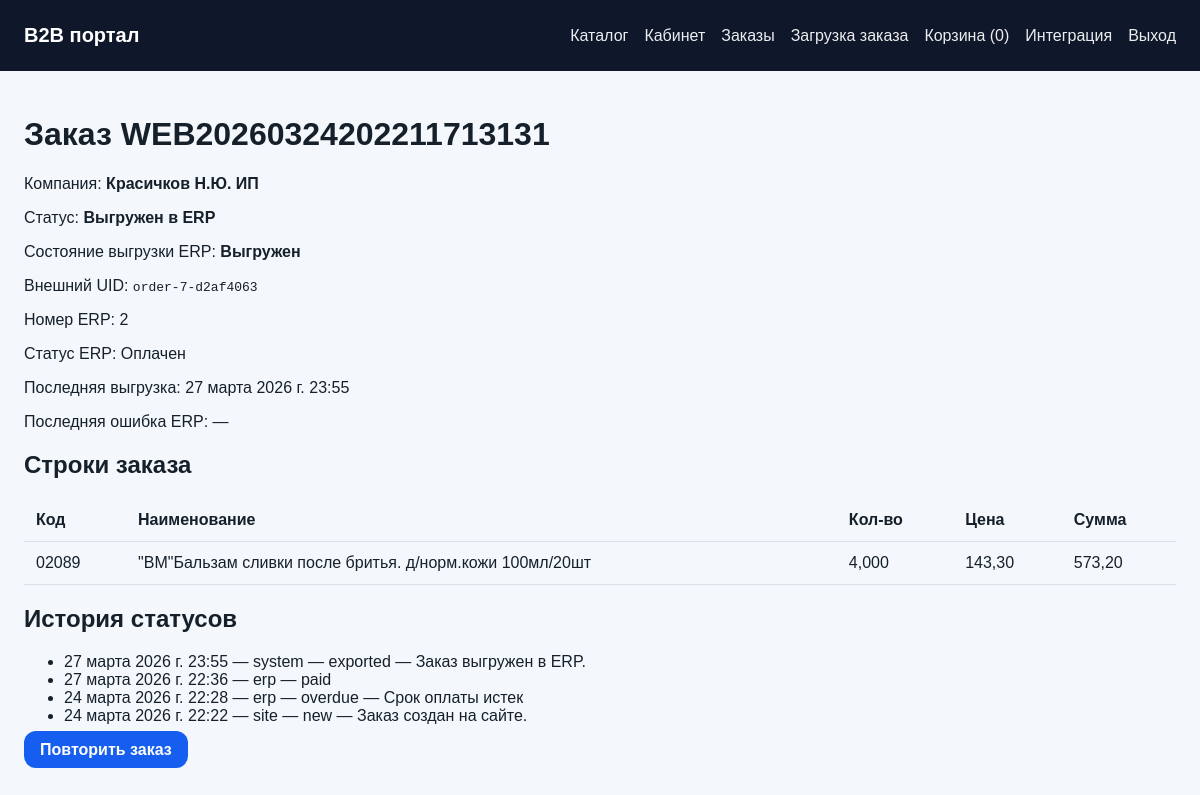
Before: /orders/7/ (signed in) with the older database file.
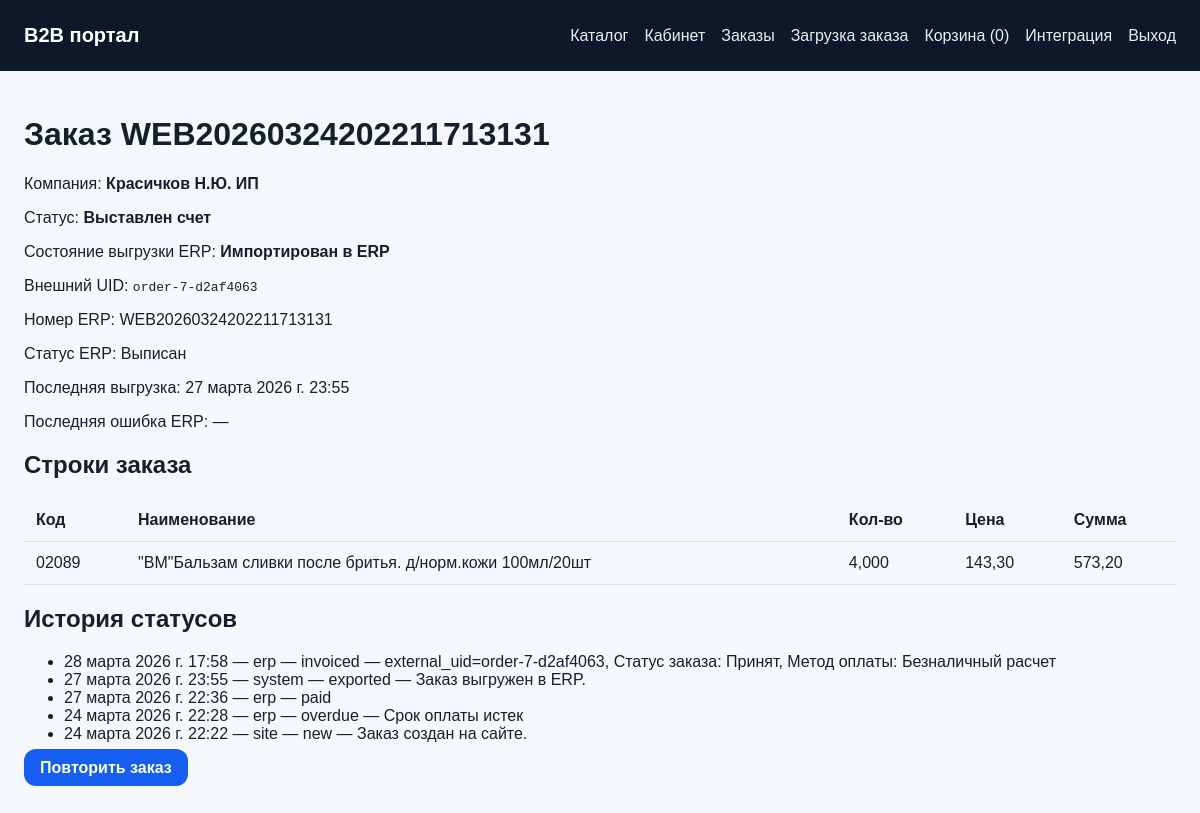
After: the same page with the newer database file.
### apps/orders/models.py (models this page shows, shortened)
class Order(models.Model):
    STATUS_CHOICES = [
        ('draft', 'Черновик'),
        ('new', 'Новый'),
        ('processing', 'В обработке'),
        ('approved', 'Подтвержден'),
        ('exported', 'Выгружен в ERP'),
        ('invoiced', 'Выставлен счет'),
        ('paid', 'Оплачен'),
        ('overdue', 'Просрочен'),
        ('shipped', 'Отгружен'),
        ('completed', 'Завершен'),
        ('cancelled', 'Отменен'),
    ]
    ERP_EXPORT_STATES = [
        ('new', 'Новый'),
        ('validated', 'Проверен'),
        ('exported', 'Выгружен'),
        ('imported', 'Импортирован в ERP'),
        ('error', 'Ошибка'),
    ]
    company = models.ForeignKey(Company, verbose_name='Компания', on_delete=models.PROTECT, related_name='orders')
    user = models.ForeignKey(settings.AUTH_USER_MODEL, verbose_name='Пользователь', on_delete=models.PROTECT, related_name='orders')
    site_number = models.CharField('Номер на сайте', max_length=64, unique=True)
    external_uid = models.CharField('Внешний UID', max_length=128, unique=True, blank=True, db_index=True)
    external_number = models.CharField('Номер в ERP', max_length=64, blank=True)
    erp_document_number = models.CharField('Номер документа ERP', max_length=64, blank=True)
    status = models.CharField('Статус', max_length=16, choices=STATUS_CHOICES, default='new')
    erp_export_state = models.CharField('Состояние выгрузки ERP', max_length=16, choices=ERP_EXPORT_STATES, default='new', db_index=True)
    erp_status_code = models.CharField('Код статуса ERP', max_length=64, blank=True)
    erp_status_label = models.CharField('Статус ERP', max_length=255, blank=True)
    erp_updated_at = models.DateTimeField('Обновлено из ERP', blank=True, null=True)
    exported_at = models.DateTimeField('Выгружен в ERP', blank=True, null=True)
    locked_after_export = models.BooleanField('Заблокирован после выгрузки', default=False)
    imported_to_erp = models.BooleanField('Импортирован в ERP', default=False)
    currency = models.CharField('Валюта', max_length=8, default='RUB')
    subtotal = models.DecimalField('Сумма', max_digits=14, decimal_places=2, default=Decimal('0'))
    total = models.DecimalField('Итого', max_digits=14, decimal_places=2, default=Decimal('0'))
    comment = models.TextField('Комментарий', blank=True)
    customer_comment = models.TextField('Комментарий клиента', blank=True)
    manager_comment = models.TextField('Комментарий менеджера', blank=True)
    erp_sync_error = models.TextField('Ошибка ERP', blank=True)
    last_export_hash = models.CharField('Хеш последней выгрузки', max_length=64, blank=True)
    last_export_batch = models.ForeignKey(
        'integrations.ExchangeBatch', verbose_name='Последний пакет выгрузки',
        on_delete=models.SET_NULL, blank=True, null=True, related_name='orders'
    )
    erp_last_payload_ref = models.ForeignKey(
        'integrations.ExchangeArtifact', verbose_name='Последний входящий файл ERP',
        on_delete=models.SET_NULL, blank=True, null=True, related_name='orders_last_seen'
    )
    can_repeat = models.BooleanField('Можно повторить', default=True)
    created_at = models.DateTimeField('Создан', auto_now_add=True)
    updated_at = models.DateTimeField('Обновлен', auto_now=True)
    class Meta:
        verbose_name = 'Заказ'
        verbose_name_plural = 'Заказы'
        ordering = ['-created_at']

class OrderItem(models.Model):
    order = models.ForeignKey(Order, verbose_name='Заказ', on_delete=models.CASCADE, related_name='items')
    product = models.ForeignKey(Product, verbose_name='Товар', on_delete=models.PROTECT, related_name='order_items')
    product_code_snapshot = models.CharField('Код товара', max_length=128)
    product_name_snapshot = models.CharField('Название товара', max_length=500)
    qty = models.DecimalField('Количество', max_digits=14, decimal_places=3)
    price = models.DecimalField('Цена', max_digits=14, decimal_places=2)
    line_total = models.DecimalField('Сумма строки', max_digits=14, decimal_places=2)
    class Meta:
        verbose_name = 'Строка заказа'
        verbose_name_plural = 'Строки заказа'

class OrderStatusEvent(models.Model):
    SOURCE_CHOICES = [('site', 'Сайт'), ('erp', 'ERP'), ('system', 'Система')]
    order = models.ForeignKey(Order, verbose_name='Заказ', on_delete=models.CASCADE, related_name='status_events')
    previous_status = models.CharField('Предыдущий статус', max_length=32, blank=True)
    new_status = models.CharField('Новый статус', max_length=32)
    source = models.CharField('Источник', max_length=16, choices=SOURCE_CHOICES, default='system')
    comment = models.TextField('Комментарий', blank=True)
    external_number = models.CharField('Номер ERP', max_length=64, blank=True)
    raw_status_code = models.CharField('Сырой код статуса', max_length=128, blank=True)
    raw_status_label = models.CharField('Сырое название статуса', max_length=255, blank=True)
    source_file = models.CharField('Файл-источник', max_length=500, blank=True)
    payload_excerpt = models.TextField('Фрагмент исходных данных', blank=True)
    created_at = models.DateTimeField('Создано', auto_now_add=True)
    applied_at = models.DateTimeField('Применено', default=timezone.now)
    class Meta:
        verbose_name = 'История статуса заказа'
        verbose_name_plural = 'История статусов заказов'
        ordering = ['-created_at']

### apps/customers/models.py (models this page shows, shortened)
class Company(models.Model):
    name = models.CharField('Компания', max_length=255)
    external_id = models.CharField('Внешний ID', max_length=128, blank=True, unique=True, db_index=True)
    tax_id = models.CharField('ИНН/налоговый номер', max_length=32, blank=True)
    email = models.EmailField('Email', blank=True)
    phone = models.CharField('Телефон', max_length=64, blank=True)
    address = models.CharField('Адрес', max_length=500, blank=True)
    legal_address = models.CharField('Юридический адрес', max_length=500, blank=True)
    shipping_address = models.CharField('Адрес доставки', max_length=500, blank=True)
    manager_name = models.CharField('Ответственный менеджер', max_length=255, blank=True)
    manager_email = models.EmailField('Email менеджера', blank=True)
    credit_limit = models.DecimalField('Кредитный лимит', max_digits=14, decimal_places=2, default=0)
    is_active = models.BooleanField('Активна', default=True)
    price_type = models.ForeignKey(PriceType, verbose_name='Тип цены', on_delete=models.SET_NULL, blank=True, null=True)
    min_order_amount = models.DecimalField('Минимальная сумма заказа', max_digits=14, decimal_places=2, default=0)
    class Meta:
        verbose_name = 'Компания'
        verbose_name_plural = 'Компании'
        ordering = ['name']

### apps/portal/views.py (the view)
# urls.py: path('orders/<int:pk>/', views.OrderDetailView.as_view(), name='order-detail'),
class OrderDetailView(LoginRequiredMixin, DetailView):
    template_name = 'portal/order_detail.html'
    model = Order
    context_object_name = 'order'
    def get_queryset(self):
        profile = getattr(self.request.user, 'company_profile', None)
        company = profile.company if profile else None
        return Order.objects.filter(company=company).prefetch_related('items__product', 'status_events')

### apps/portal/cart.py (called while the page is built)
    def count(self):
        return len(self.data)

### apps/portal/context_processors.py (called while the page is built)
def portal_context(request):
    cart = SessionCart(request)
    profile = getattr(getattr(request, 'user', None), 'company_profile', None)
    return {
        'portal_cart_count': cart.count(),
        'portal_company': getattr(profile, 'company', None),
    }

### templates/portal/order_detail.html (shortened to what this page needs)
{% extends "base.html" %}
{% block content %}
<h1>Заказ {{ order.site_number }}</h1>
<p>Компания: <strong>{{ order.company.name }}</strong></p>
<p>Статус: <strong>{{ order.get_status_display }}</strong></p>
<p>Состояние выгрузки ERP: <strong>{{ order.get_erp_export_state_display }}</strong></p>
<p>Внешний UID: <code>{{ order.external_uid }}</code></p>
<p>Номер ERP: {{ order.external_number|default:'—' }}</p>
<p>Статус ERP: {{ order.erp_status_label|default:'—' }}</p>
<p>Последняя выгрузка: {{ order.exported_at|default:'—' }}</p>
<p>Последняя ошибка ERP: {{ order.erp_sync_error|default:'—' }}</p>
<h2>Строки заказа</h2>
<table>
    <thead><tr><th>Код</th><th>Наименование</th><th>Кол-во</th><th>Цена</th><th>Сумма</th></tr></thead>
    <tbody>
    {% for item in order.items.all %}
        <tr>
            <td>{{ item.product_code_snapshot }}</td>
            <td>{{ item.product_name_snapshot }}</td>
            <td>{{ item.qty }}</td>
            <td>{{ item.price }}</td>
            <td>{{ item.line_total }}</td>
        </tr>
    {% endfor %}
    </tbody>
</table>
<h2>История статусов</h2>
<ul>
{% for event in order.status_events.all %}
    <li>{{ event.created_at }} — {{ event.source }} — {{ event.new_status }}{% if event.comment %} — {{ event.comment }}{% endif %}</li>
{% empty %}
    <li>История статусов пуста.</li>
{% endfor %}
</ul>
{% if order.can_repeat %}
<p><a class="button" href="{% url 'portal:repeat-order' order.pk %}">Повторить заказ</a></p>
{% endif %}
{% endblock %}

Changed rows visible on the page:
changed Order "WEB20260324202211713131": status "Выгружен в ERP" → "Выставлен счет"; erp_export_state "Выгружен" → "Импортирован в ERP"; external_number "2" → "WEB20260324202211713131"; erp_status_label "Оплачен" → "Выписан"
added OrderStatusEvent: created_at "28 марта 2026 г. 17:58", source "erp", new_status "invoiced", comment "external_uid=order-7-d2af4063, Статус заказа: Принят, Метод оплаты: Безналичный расчет"
